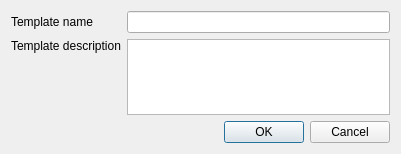
<?xml version="1.0" encoding="UTF-8"?>
<ui version="4.0">
 <class>AddDialog</class>
 <widget class="QDialog" name="AddDialog">
  <property name="geometry">
   <rect>
    <x>0</x>
    <y>0</y>
    <width>401</width>
    <height>154</height>
   </rect>
  </property>
  <property name="windowTitle">
   <string>Dialog</string>
  </property>
  <property name="modal">
   <bool>true</bool>
  </property>
  <layout class="QVBoxLayout" name="verticalLayout_2">
   <item>
    <layout class="QGridLayout" name="gridLayout">
     <item row="0" column="0">
      <widget class="QLabel" name="label">
       <property name="text">
        <string>Template name</string>
       </property>
      </widget>
     </item>
     <item row="0" column="1">
      <widget class="QLineEdit" name="editName"/>
     </item>
     <item row="1" column="0">
      <layout class="QVBoxLayout" name="verticalLayout">
       <item>
        <widget class="QLabel" name="label_2">
         <property name="text">
          <string>Template description</string>
         </property>
        </widget>
       </item>
       <item>
        <spacer name="verticalSpacer">
         <property name="orientation">
          <enum>Qt::Vertical</enum>
         </property>
         <property name="sizeHint" stdset="0">
          <size>
           <width>20</width>
           <height>40</height>
          </size>
         </property>
        </spacer>
       </item>
      </layout>
     </item>
     <item row="1" column="1">
      <widget class="QPlainTextEdit" name="editDescription"/>
     </item>
    </layout>
   </item>
   <item>
    <widget class="QDialogButtonBox" name="buttonBox">
     <property name="orientation">
      <enum>Qt::Horizontal</enum>
     </property>
     <property name="standardButtons">
      <set>QDialogButtonBox::Cancel|QDialogButtonBox::Ok</set>
     </property>
    </widget>
   </item>
  </layout>
 </widget>
 <resources/>
 <connections>
  <connection>
   <sender>buttonBox</sender>
   <signal>accepted()</signal>
   <receiver>AddDialog</receiver>
   <slot>accept()</slot>
   <hints>
    <hint type="sourcelabel">
     <x>248</x>
     <y>254</y>
    </hint>
    <hint type="destinationlabel">
     <x>157</x>
     <y>274</y>
    </hint>
   </hints>
  </connection>
  <connection>
   <sender>buttonBox</sender>
   <signal>rejected()</signal>
   <receiver>AddDialog</receiver>
   <slot>reject()</slot>
   <hints>
    <hint type="sourcelabel">
     <x>316</x>
     <y>260</y>
    </hint>
    <hint type="destinationlabel">
     <x>286</x>
     <y>274</y>
    </hint>
   </hints>
  </connection>
 </connections>
</ui>
